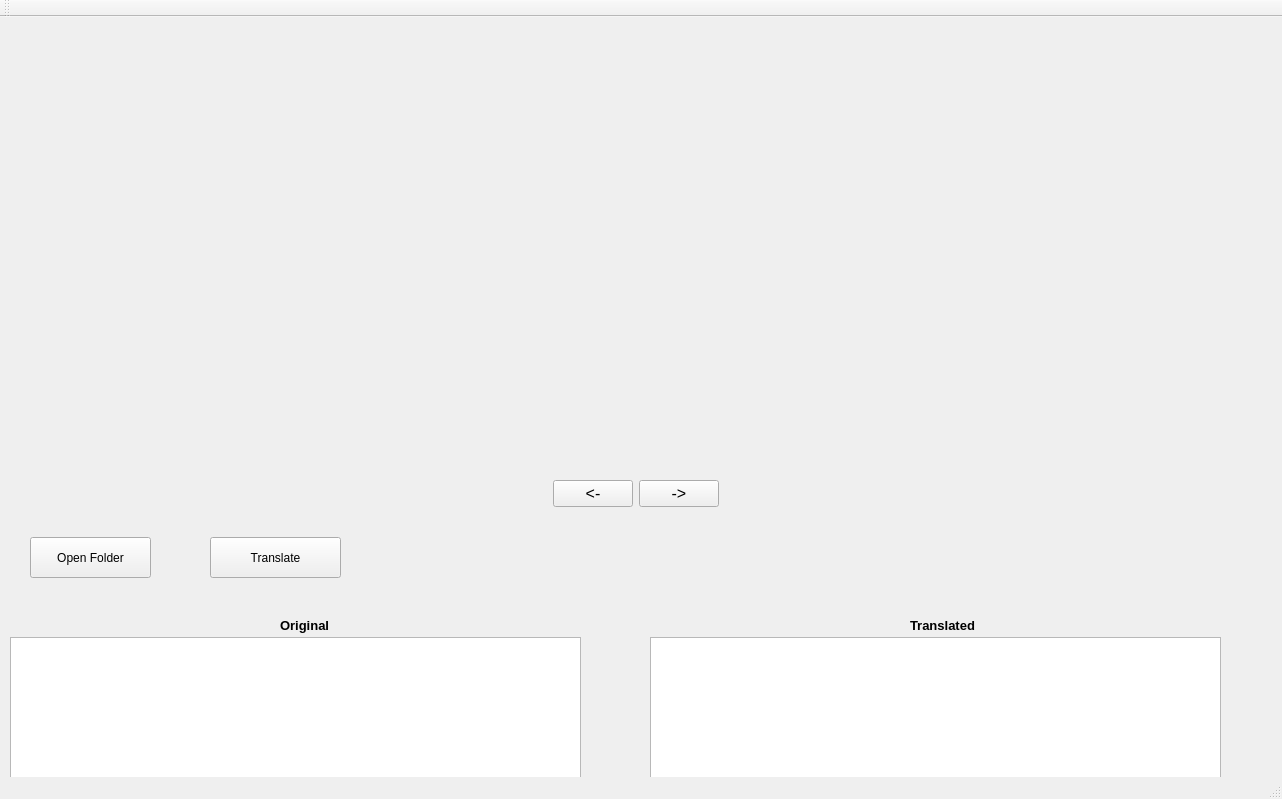
<?xml version="1.0" encoding="UTF-8"?>
<ui version="4.0">
 <class>MainWindow</class>
 <widget class="QMainWindow" name="MainWindow">
  <property name="geometry">
   <rect>
    <x>0</x>
    <y>0</y>
    <width>1282</width>
    <height>799</height>
   </rect>
  </property>
  <property name="windowTitle">
   <string>Photo Viewer</string>
  </property>
  <widget class="QWidget" name="centralWidget">
   <widget class="QWidget" name="verticalLayoutWidget">
    <property name="geometry">
     <rect>
      <x>0</x>
      <y>0</y>
      <width>1271</width>
      <height>501</height>
     </rect>
    </property>
    <layout class="QVBoxLayout" name="verticalLayout">
     <item>
      <layout class="QVBoxLayout" name="verticalLayout_3"/>
     </item>
     <item>
      <widget class="QLabel" name="photo">
       <property name="text">
        <string/>
       </property>
      </widget>
     </item>
     <item>
      <spacer name="verticalSpacer">
       <property name="orientation">
        <enum>Qt::Vertical</enum>
       </property>
       <property name="sizeHint" stdset="0">
        <size>
         <width>20</width>
         <height>40</height>
        </size>
       </property>
      </spacer>
     </item>
     <item>
      <layout class="QVBoxLayout" name="verticalLayout_2">
       <item>
        <layout class="QHBoxLayout" name="horizontalLayout">
         <item>
          <spacer name="horizontalSpacer">
           <property name="orientation">
            <enum>Qt::Horizontal</enum>
           </property>
           <property name="sizeHint" stdset="0">
            <size>
             <width>40</width>
             <height>20</height>
            </size>
           </property>
          </spacer>
         </item>
         <item>
          <widget class="QPushButton" name="btnprev">
           <property name="font">
            <font>
             <pointsize>12</pointsize>
             <weight>50</weight>
             <bold>false</bold>
            </font>
           </property>
           <property name="text">
            <string>&lt;-</string>
           </property>
          </widget>
         </item>
         <item>
          <widget class="QPushButton" name="btnnext">
           <property name="font">
            <font>
             <pointsize>12</pointsize>
             <weight>50</weight>
             <bold>false</bold>
            </font>
           </property>
           <property name="text">
            <string>-&gt;</string>
           </property>
          </widget>
         </item>
         <item>
          <spacer name="horizontalSpacer_2">
           <property name="orientation">
            <enum>Qt::Horizontal</enum>
           </property>
           <property name="sizeHint" stdset="0">
            <size>
             <width>40</width>
             <height>20</height>
            </size>
           </property>
          </spacer>
         </item>
        </layout>
       </item>
      </layout>
     </item>
    </layout>
   </widget>
   <widget class="QPushButton" name="btnfolder">
    <property name="geometry">
     <rect>
      <x>30</x>
      <y>520</y>
      <width>121</width>
      <height>41</height>
     </rect>
    </property>
    <property name="text">
     <string>Open Folder</string>
    </property>
   </widget>
   <widget class="QPushButton" name="pushButton">
    <property name="geometry">
     <rect>
      <x>210</x>
      <y>520</y>
      <width>131</width>
      <height>41</height>
     </rect>
    </property>
    <property name="text">
     <string>Translate</string>
    </property>
   </widget>
   <widget class="QLabel" name="label">
    <property name="geometry">
     <rect>
      <x>280</x>
      <y>600</y>
      <width>51</width>
      <height>16</height>
     </rect>
    </property>
    <property name="font">
     <font>
      <pointsize>10</pointsize>
      <weight>75</weight>
      <bold>true</bold>
     </font>
    </property>
    <property name="text">
     <string>Original</string>
    </property>
   </widget>
   <widget class="QLabel" name="label_2">
    <property name="geometry">
     <rect>
      <x>910</x>
      <y>600</y>
      <width>71</width>
      <height>16</height>
     </rect>
    </property>
    <property name="font">
     <font>
      <pointsize>10</pointsize>
      <weight>75</weight>
      <bold>true</bold>
     </font>
    </property>
    <property name="text">
     <string>Translated</string>
    </property>
   </widget>
   <widget class="QTextBrowser" name="translate_original">
    <property name="geometry">
     <rect>
      <x>10</x>
      <y>620</y>
      <width>571</width>
      <height>141</height>
     </rect>
    </property>
    <property name="font">
     <font>
      <pointsize>14</pointsize>
     </font>
    </property>
   </widget>
   <widget class="QTextBrowser" name="translate_translated">
    <property name="geometry">
     <rect>
      <x>650</x>
      <y>620</y>
      <width>571</width>
      <height>141</height>
     </rect>
    </property>
    <property name="font">
     <font>
      <pointsize>14</pointsize>
     </font>
    </property>
   </widget>
  </widget>
  <widget class="QToolBar" name="mainToolBar">
   <attribute name="toolBarArea">
    <enum>TopToolBarArea</enum>
   </attribute>
   <attribute name="toolBarBreak">
    <bool>false</bool>
   </attribute>
  </widget>
  <widget class="QStatusBar" name="statusBar"/>
 </widget>
 <layoutdefault spacing="6" margin="11"/>
 <resources/>
 <connections/>
</ui>
